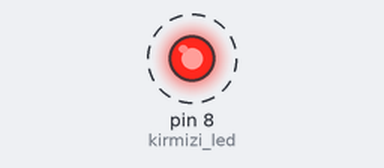
A sketch run on a simulated Arduino Uno, built with avr-gcc and run on an emulated ATmega328P. On the bench: output pins drawn as LEDs (lit = HIGH). Dashed ring = blinking.

Above: at 0.2 s.
Timing chart, 0 to 3.0 s (numbered marks = the images above):
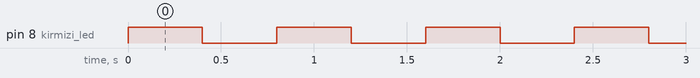

The sketch:

ledyakma.ino
```cpp
#define kirmizi_led 8

void setup() {

    pinMode(kirmizi_led,OUTPUT);
}

void loop() {

    digitalWrite(kirmizi_led,HIGH);
    delay(400);
    digitalWrite(kirmizi_led,LOW);
    delay(400);
}
```

Measured:
- by itself, pin 8 (kirmizi_led): alternates HIGH for 0.40 s and LOW for 0.40 s
